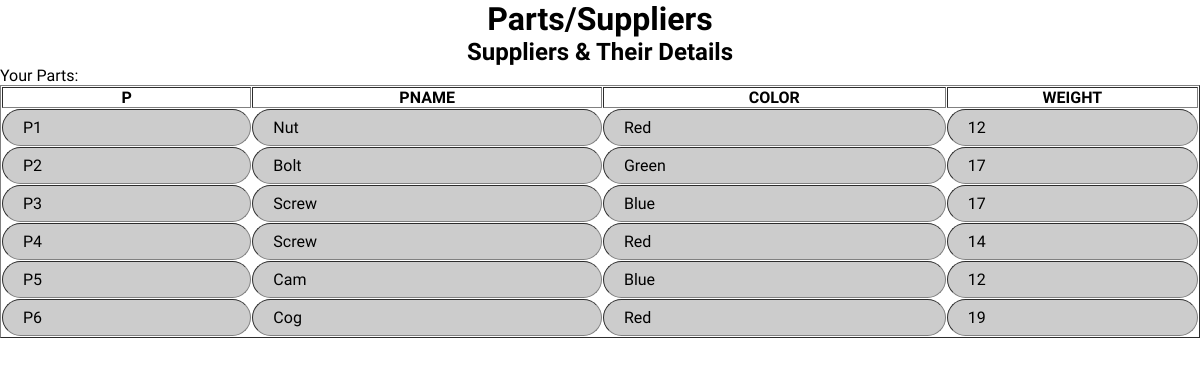
Page /Parts&Details.php on the committed database.
### tables this page shows
CREATE TABLE `P` 
(
    `P`      CHAR(2)  PRIMARY KEY,
    `PNAME`  CHAR(80) NOT NULL,
    `COLOR`  CHAR(80) NOT NULL,
    `WEIGHT` INT NOT NULL
);

### mytables.php (the view)
<?php
function drawtable($rows)
{
	echo "<table border=1 cellspacing=1>";
	echo "<tr>";
	foreach($rows[0] as $key => $item )
	{
		echo "<th>$key</th>";
	}
	echo "</tr>";
	foreach($rows as $row)
	{
		echo "<tr>";
		foreach($row as $key => $item)
		{
			echo "<td>$item</td>";
		}
		echo "</tr>";
	}
	echo"</table>";
}
?>

### Parts&Details.php (shortened to what this page needs)
<!DOCTYPE html>
<html lang="en">
    <head>
        <link rel="stylesheet" href="partsandsupply.css">
    </head>
    <body>
        <div id="wrap">
            <div class="column" id="main-container">
                <h1>Parts/Suppliers</h1>
                <h2>Suppliers & Their Details</h2>
                <?php
	                echo "Your Parts: ";
	                include("mydetails.php");
	                include("mytables.php");
                    try
	                {
		                $dsn = "mysql:host=courses;dbname=z1911937";
		                $pdo = new PDO($dsn, $username, $password);
		                $pdo->setAttribute(PDO::ATTR_ERRMODE,PDO::ERRMODE_EXCEPTION);
		                $rsParts =$pdo->query("SELECT * FROM P;");
		                $rows = $rsParts->fetchAll(PDO::FETCH_ASSOC);
		                drawtable($rows);
                    }
                    catch(PDOexception $e)
	                {
		                echo "Sorry But The Connection To Database Failed: ". $e->getMessage();
	                }
                ?>
            </div>
        </div>
    </body>
</html>

### partsandsupply.css (style rules this page uses)
* { margin:0; padding:0; box-sizing:border-box; }
body { font-family:'Quicksand',sans-serif; background-color:white; }
.column { display: flex; flex-direction: column; }
h1 { text-align:center; font-family: 'Roboto Condensed', sans-serif; }
h2 { text-align:center; font-family: 'Roboto Condensed', sans-serif; font-size:18pt; }
td { border:3; font-family: 'Quicksand', sans-serif; font-size:1em; border-radius: 20px; padding: 20px; padding-top:.5em; padding-bottom:.5em; background-color: #ccc; }

### rows in the picture
p: P "P1", PNAME "Nut", COLOR "Red", WEIGHT "12"
p: P "P2", PNAME "Bolt", COLOR "Green", WEIGHT "17"
p: P "P3", PNAME "Screw", COLOR "Blue", WEIGHT "17"
p: P "P4", PNAME "Screw", COLOR "Red", WEIGHT "14"
p: P "P5", PNAME "Cam", COLOR "Blue", WEIGHT "12"
p: P "P6", PNAME "Cog", COLOR "Red", WEIGHT "19"

### other values in the picture
$key "P"
$key "PNAME"
$key "COLOR"
$key "WEIGHT"
